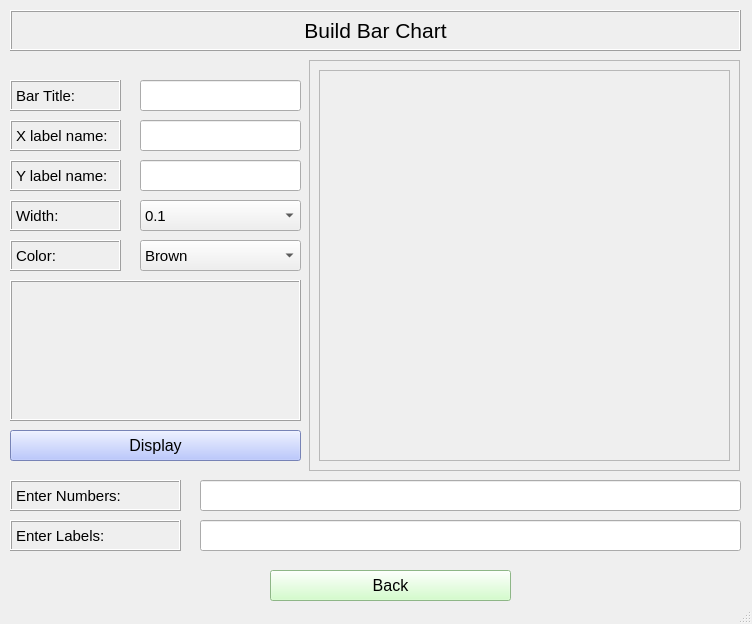
<?xml version="1.0" encoding="UTF-8"?>
<ui version="4.0">
 <class>Bar_page</class>
 <widget class="QMainWindow" name="Bar_page">
  <property name="geometry">
   <rect>
    <x>0</x>
    <y>0</y>
    <width>752</width>
    <height>624</height>
   </rect>
  </property>
  <property name="windowTitle">
   <string>MainWindow</string>
  </property>
  <widget class="QWidget" name="centralwidget">
   <widget class="QLabel" name="bar_label">
    <property name="geometry">
     <rect>
      <x>10</x>
      <y>10</y>
      <width>731</width>
      <height>41</height>
     </rect>
    </property>
    <property name="font">
     <font>
      <pointsize>16</pointsize>
     </font>
    </property>
    <property name="frameShape">
     <enum>QFrame::Box</enum>
    </property>
    <property name="frameShadow">
     <enum>QFrame::Raised</enum>
    </property>
    <property name="text">
     <string>Build Bar Chart</string>
    </property>
    <property name="alignment">
     <set>Qt::AlignCenter</set>
    </property>
   </widget>
   <widget class="QFrame" name="down_fr">
    <property name="geometry">
     <rect>
      <x>309</x>
      <y>60</y>
      <width>431</width>
      <height>411</height>
     </rect>
    </property>
    <property name="frameShape">
     <enum>QFrame::StyledPanel</enum>
    </property>
    <property name="frameShadow">
     <enum>QFrame::Raised</enum>
    </property>
    <layout class="QHBoxLayout" name="horizontalLayout">
     <item>
      <widget class="QFrame" name="up_fr">
       <property name="frameShape">
        <enum>QFrame::StyledPanel</enum>
       </property>
       <property name="frameShadow">
        <enum>QFrame::Raised</enum>
       </property>
      </widget>
     </item>
    </layout>
   </widget>
   <widget class="QLineEdit" name="number_line">
    <property name="geometry">
     <rect>
      <x>200</x>
      <y>480</y>
      <width>541</width>
      <height>31</height>
     </rect>
    </property>
    <property name="font">
     <font>
      <pointsize>11</pointsize>
     </font>
    </property>
    <property name="alignment">
     <set>Qt::AlignCenter</set>
    </property>
   </widget>
   <widget class="QLineEdit" name="my_line">
    <property name="geometry">
     <rect>
      <x>200</x>
      <y>520</y>
      <width>541</width>
      <height>31</height>
     </rect>
    </property>
    <property name="font">
     <font>
      <pointsize>11</pointsize>
     </font>
    </property>
    <property name="alignment">
     <set>Qt::AlignCenter</set>
    </property>
   </widget>
   <widget class="QLabel" name="number_label">
    <property name="geometry">
     <rect>
      <x>10</x>
      <y>480</y>
      <width>171</width>
      <height>31</height>
     </rect>
    </property>
    <property name="font">
     <font>
      <pointsize>11</pointsize>
     </font>
    </property>
    <property name="frameShape">
     <enum>QFrame::Box</enum>
    </property>
    <property name="frameShadow">
     <enum>QFrame::Raised</enum>
    </property>
    <property name="text">
     <string>Enter Numbers:</string>
    </property>
   </widget>
   <widget class="QLabel" name="my_label">
    <property name="geometry">
     <rect>
      <x>10</x>
      <y>520</y>
      <width>171</width>
      <height>31</height>
     </rect>
    </property>
    <property name="font">
     <font>
      <pointsize>11</pointsize>
     </font>
    </property>
    <property name="frameShape">
     <enum>QFrame::Box</enum>
    </property>
    <property name="frameShadow">
     <enum>QFrame::Raised</enum>
    </property>
    <property name="text">
     <string>Enter Labels:</string>
    </property>
   </widget>
   <widget class="QPushButton" name="back_button">
    <property name="geometry">
     <rect>
      <x>270</x>
      <y>570</y>
      <width>241</width>
      <height>31</height>
     </rect>
    </property>
    <property name="font">
     <font>
      <pointsize>12</pointsize>
     </font>
    </property>
    <property name="styleSheet">
     <string notr="true">background-color: rgb(199, 255, 189);</string>
    </property>
    <property name="text">
     <string>Back</string>
    </property>
   </widget>
   <widget class="QLabel" name="title_label">
    <property name="geometry">
     <rect>
      <x>10</x>
      <y>80</y>
      <width>111</width>
      <height>31</height>
     </rect>
    </property>
    <property name="font">
     <font>
      <pointsize>11</pointsize>
     </font>
    </property>
    <property name="frameShape">
     <enum>QFrame::Box</enum>
    </property>
    <property name="frameShadow">
     <enum>QFrame::Raised</enum>
    </property>
    <property name="text">
     <string>Bar Title:</string>
    </property>
   </widget>
   <widget class="QLabel" name="x_label">
    <property name="geometry">
     <rect>
      <x>10</x>
      <y>120</y>
      <width>111</width>
      <height>31</height>
     </rect>
    </property>
    <property name="font">
     <font>
      <pointsize>11</pointsize>
     </font>
    </property>
    <property name="frameShape">
     <enum>QFrame::Box</enum>
    </property>
    <property name="frameShadow">
     <enum>QFrame::Raised</enum>
    </property>
    <property name="text">
     <string>X label name:</string>
    </property>
   </widget>
   <widget class="QLabel" name="y_label">
    <property name="geometry">
     <rect>
      <x>10</x>
      <y>160</y>
      <width>111</width>
      <height>31</height>
     </rect>
    </property>
    <property name="font">
     <font>
      <pointsize>11</pointsize>
     </font>
    </property>
    <property name="frameShape">
     <enum>QFrame::Box</enum>
    </property>
    <property name="frameShadow">
     <enum>QFrame::Raised</enum>
    </property>
    <property name="text">
     <string>Y label name:</string>
    </property>
   </widget>
   <widget class="QLabel" name="w_label">
    <property name="geometry">
     <rect>
      <x>10</x>
      <y>200</y>
      <width>111</width>
      <height>31</height>
     </rect>
    </property>
    <property name="font">
     <font>
      <pointsize>11</pointsize>
     </font>
    </property>
    <property name="frameShape">
     <enum>QFrame::Box</enum>
    </property>
    <property name="frameShadow">
     <enum>QFrame::Raised</enum>
    </property>
    <property name="text">
     <string>Width:</string>
    </property>
   </widget>
   <widget class="QLabel" name="color_label">
    <property name="geometry">
     <rect>
      <x>10</x>
      <y>240</y>
      <width>111</width>
      <height>31</height>
     </rect>
    </property>
    <property name="font">
     <font>
      <pointsize>11</pointsize>
     </font>
    </property>
    <property name="frameShape">
     <enum>QFrame::Box</enum>
    </property>
    <property name="frameShadow">
     <enum>QFrame::Raised</enum>
    </property>
    <property name="text">
     <string>Color:</string>
    </property>
   </widget>
   <widget class="QLineEdit" name="title_line">
    <property name="geometry">
     <rect>
      <x>140</x>
      <y>80</y>
      <width>161</width>
      <height>31</height>
     </rect>
    </property>
    <property name="font">
     <font>
      <pointsize>11</pointsize>
     </font>
    </property>
    <property name="alignment">
     <set>Qt::AlignCenter</set>
    </property>
   </widget>
   <widget class="QLineEdit" name="x_line">
    <property name="geometry">
     <rect>
      <x>140</x>
      <y>120</y>
      <width>161</width>
      <height>31</height>
     </rect>
    </property>
    <property name="font">
     <font>
      <pointsize>11</pointsize>
     </font>
    </property>
    <property name="alignment">
     <set>Qt::AlignCenter</set>
    </property>
   </widget>
   <widget class="QLineEdit" name="y_line">
    <property name="geometry">
     <rect>
      <x>140</x>
      <y>160</y>
      <width>161</width>
      <height>31</height>
     </rect>
    </property>
    <property name="font">
     <font>
      <pointsize>11</pointsize>
     </font>
    </property>
    <property name="alignment">
     <set>Qt::AlignCenter</set>
    </property>
   </widget>
   <widget class="QComboBox" name="w_box">
    <property name="geometry">
     <rect>
      <x>140</x>
      <y>200</y>
      <width>161</width>
      <height>31</height>
     </rect>
    </property>
    <property name="font">
     <font>
      <pointsize>11</pointsize>
     </font>
    </property>
    <item>
     <property name="text">
      <string>0.1</string>
     </property>
    </item>
    <item>
     <property name="text">
      <string>0.2</string>
     </property>
    </item>
    <item>
     <property name="text">
      <string>0.3</string>
     </property>
    </item>
    <item>
     <property name="text">
      <string>0.4</string>
     </property>
    </item>
    <item>
     <property name="text">
      <string>0.5</string>
     </property>
    </item>
    <item>
     <property name="text">
      <string>0.6</string>
     </property>
    </item>
    <item>
     <property name="text">
      <string>0.7</string>
     </property>
    </item>
    <item>
     <property name="text">
      <string>0.8</string>
     </property>
    </item>
    <item>
     <property name="text">
      <string>0.9</string>
     </property>
    </item>
    <item>
     <property name="text">
      <string>1</string>
     </property>
    </item>
   </widget>
   <widget class="QComboBox" name="color_box">
    <property name="geometry">
     <rect>
      <x>140</x>
      <y>240</y>
      <width>161</width>
      <height>31</height>
     </rect>
    </property>
    <property name="font">
     <font>
      <pointsize>11</pointsize>
     </font>
    </property>
    <item>
     <property name="text">
      <string>Brown</string>
     </property>
    </item>
    <item>
     <property name="text">
      <string>Coral</string>
     </property>
    </item>
    <item>
     <property name="text">
      <string>DarkBlue</string>
     </property>
    </item>
    <item>
     <property name="text">
      <string>DarkOliveGreen</string>
     </property>
    </item>
    <item>
     <property name="text">
      <string>Gold</string>
     </property>
    </item>
    <item>
     <property name="text">
      <string>Green</string>
     </property>
    </item>
    <item>
     <property name="text">
      <string>Olive</string>
     </property>
    </item>
    <item>
     <property name="text">
      <string>Purple</string>
     </property>
    </item>
    <item>
     <property name="text">
      <string>Yellow</string>
     </property>
    </item>
   </widget>
   <widget class="QPushButton" name="display_button">
    <property name="geometry">
     <rect>
      <x>10</x>
      <y>430</y>
      <width>291</width>
      <height>31</height>
     </rect>
    </property>
    <property name="font">
     <font>
      <pointsize>12</pointsize>
     </font>
    </property>
    <property name="styleSheet">
     <string notr="true">background-color: rgb(166, 183, 255);</string>
    </property>
    <property name="text">
     <string>Display</string>
    </property>
   </widget>
   <widget class="QLabel" name="ans_label">
    <property name="geometry">
     <rect>
      <x>10</x>
      <y>280</y>
      <width>291</width>
      <height>141</height>
     </rect>
    </property>
    <property name="font">
     <font>
      <pointsize>11</pointsize>
     </font>
    </property>
    <property name="frameShape">
     <enum>QFrame::Box</enum>
    </property>
    <property name="frameShadow">
     <enum>QFrame::Raised</enum>
    </property>
    <property name="text">
     <string/>
    </property>
    <property name="alignment">
     <set>Qt::AlignCenter</set>
    </property>
    <property name="wordWrap">
     <bool>true</bool>
    </property>
   </widget>
  </widget>
  <widget class="QStatusBar" name="statusbar"/>
 </widget>
 <resources/>
 <connections/>
</ui>
